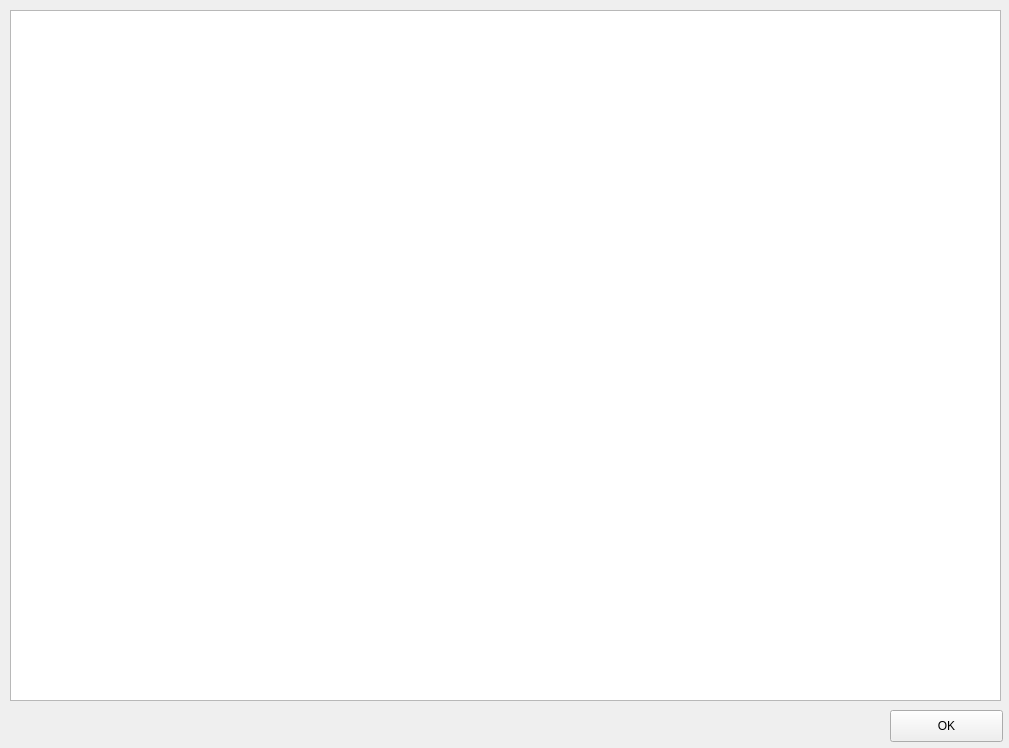
<?xml version="1.0" encoding="UTF-8"?>
<ui version="4.0">
 <class>MainWindow</class>
 <widget class="QMainWindow" name="MainWindow">
  <property name="geometry">
   <rect>
    <x>0</x>
    <y>0</y>
    <width>1009</width>
    <height>748</height>
   </rect>
  </property>
  <property name="windowTitle">
   <string>MainWindow</string>
  </property>
  <widget class="QWidget" name="centralwidget">
   <widget class="QTableWidget" name="table">
    <property name="geometry">
     <rect>
      <x>10</x>
      <y>10</y>
      <width>991</width>
      <height>691</height>
     </rect>
    </property>
   </widget>
   <widget class="QPushButton" name="ok_button">
    <property name="geometry">
     <rect>
      <x>890</x>
      <y>710</y>
      <width>113</width>
      <height>32</height>
     </rect>
    </property>
    <property name="text">
     <string>OK</string>
    </property>
   </widget>
  </widget>
 </widget>
 <resources/>
 <connections/>
</ui>
